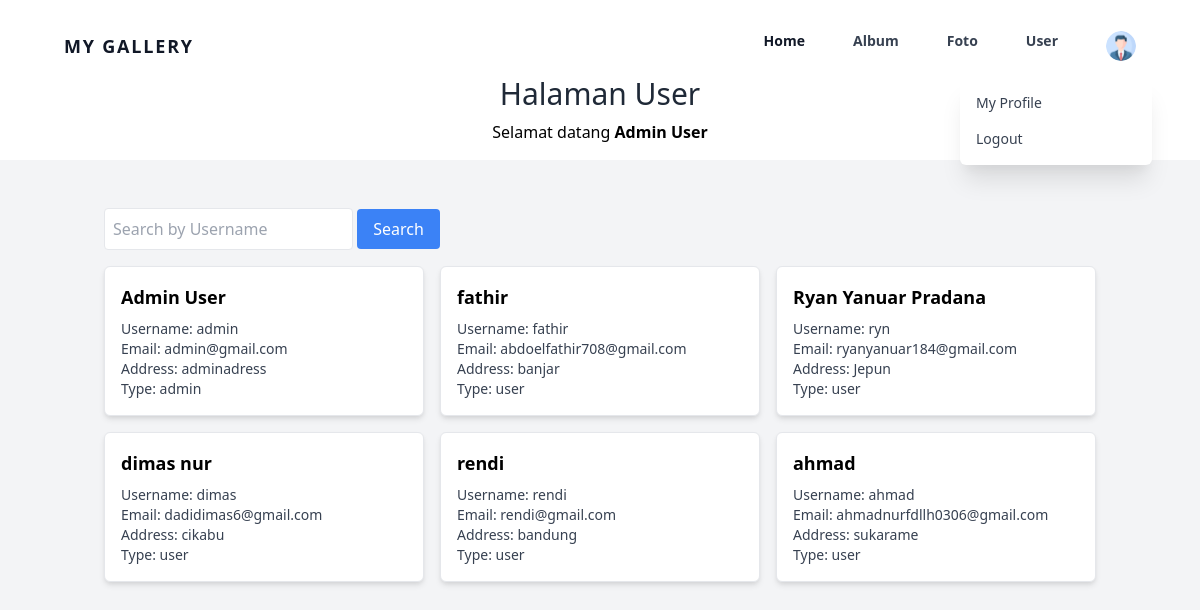
The app's page /adminusers.php (signed in) with its own data.
### tables this page shows
CREATE TABLE `user` (
  `userid` int NOT NULL,
  `username` varchar(255) NOT NULL,
  `password` varchar(255) NOT NULL,
  `email` varchar(255) NOT NULL,
  `namalengkap` varchar(255) NOT NULL,
  `alamat` text NOT NULL,
  `role` varchar(20) NOT NULL DEFAULT 'user',
  `profile_photo` varchar(255) NOT NULL
);

### adminusers.php (the view, shortened to what this page needs)
<?php
include "./koneksi.php";
function getUserProfile($conn, $userid)
{
    $query = mysqli_query($conn, "SELECT * FROM user WHERE userid = $userid");
    return mysqli_fetch_assoc($query);
}
$user = isset($_SESSION['userid']) ? getUserProfile($conn, $_SESSION['userid']) : null;
?>
<!DOCTYPE html>
<html lang="en">
<head>
    <link href="https://cdn.jsdelivr.net/npm/tailwindcss@2.0.2/dist/tailwind.min.css" rel="stylesheet">
    <link rel="stylesheet" href="https://cdnjs.cloudflare.com/ajax/libs/font-awesome/6.0.0/css/all.min.css" />
</head>
<body class="font-sans bg-gray-100">
    <div class="bg-white p-4">
            <?php
            if ($_SESSION['role'] === 'admin') {
                ?>
                <?php include 'adminnavbar.php'; ?>
                <?php
            } else {
                ?>
                <?php
                include 'navbar.php';
                ?>
                <?php
            }
            ?>
        <h1 class="text-3xl text-center text-gray-800">Halaman User</h1>
        <p class="text-center mt-2">Selamat datang <b><?= $_SESSION['namalengkap'] ?></b></p>
    </div>
    <div class="container mx-auto mt-8 p-4">
        <form action="" method="get" class="mb-4">
            <input type="text" name="search" placeholder="Search by Username" class="border p-2 rounded">
            <button type="submit" class="bg-blue-500 text-white px-4 py-2 rounded">Search</button>
        </form>
        <div class="grid grid-cols-1 sm:grid-cols-2 md:grid-cols-3 gap-4">
            <?php
            include "koneksi.php";
            if (isset($_GET['search'])) {
                $search = mysqli_real_escape_string($conn, $_GET['search']);
                $result = mysqli_query($conn, "SELECT * FROM user WHERE username LIKE '%$search%'");
            } else {
                $result = mysqli_query($conn, "SELECT * FROM user");
            }
            while ($userData = mysqli_fetch_assoc($result)) {
            ?>
                <div class="bg-white border rounded-md overflow-hidden shadow-md transform transition-transform ease-in-out hover:scale-105">
                    <div class="p-4">
                        <div class="text-lg font-bold mb-2"><?= $userData['namalengkap'] ?></div>
                        <p class="text-sm text-gray-700">Username: <?= $userData['username'] ?></p>
                        <p class="text-sm text-gray-700">Email: <?= $userData['email'] ?></p>
                        <p class="text-sm text-gray-700">Address: <?= $userData['alamat'] ?></p>
                        <p class="text-sm text-gray-700">Type: <?= $userData['role'] ?></p>
                    </div>
                </div>
            <?php
            }
            ?>
        </div>
    </div>
</body>
</html>

### adminnavbar.php (shortened to what this page needs)
<div class="w-full text-gray-700 bg-white dark-mode:text-gray-200 dark-mode:bg-gray-800">
  <div x-data="{ open: false }" class="flex flex-col max-w-screen-xl px-4 mx-auto md:items-center md:justify-between md:flex-row md:px-6 lg:px-8">
    <div class="p-4 flex flex-row items-center justify-between">
      <a href="#" class="text-lg font-semibold tracking-widest text-gray-900 uppercase rounded-lg dark-mode:text-white focus:outline-none focus:shadow-outline">MY GALLERY</a>
    </div>
    <nav :class="{'flex': open, 'hidden': !open}" class="flex-col flex-grow pb-4 md:pb-0 hidden md:flex md:justify-end md:flex-row">
      <a class="px-4 py-2 mt-2 text-sm font-semibold text-gray-900 rounded-lg dark-mode:bg-gray-700 dark-mode:hover:bg-gray-600 dark-mode:focus:bg-gray-600 dark-mode:focus:text-white dark-mode:hover:text-white dark-mode:text-gray-200 md:mt-0 hover:text-gray-900 focus:text-gray-900 hover:bg-gray-200 focus:bg-gray-200 focus:outline-none focus:shadow-outline" href="adminhome.php">Home</a>
      <a class="px-4 py-2 mt-2 text-sm font-semibold bg-transparent rounded-lg dark-mode:bg-transparent dark-mode:hover:bg-gray-600 dark-mode:focus:bg-gray-600 dark-mode:focus:text-white dark-mode:hover:text-white dark-mode:text-gray-200 md:mt-0 md:ml-4 hover:text-gray-900 focus:text-gray-900 hover:bg-gray-200 focus:bg-gray-200 focus:outline-none focus:shadow-outline" href="adminalbum.php">Album</a>
      <a class="px-4 py-2 mt-2 text-sm font-semibold bg-transparent rounded-lg dark-mode:bg-transparent dark-mode:hover:bg-gray-600 dark-mode:focus:bg-gray-600 dark-mode:focus:text-white dark-mode:hover:text-white dark-mode:text-gray-200 md:mt-0 md:ml-4 hover:text-gray-900 focus:text-gray-900 hover:bg-gray-200 focus:bg-gray-200 focus:outline-none focus:shadow-outline" href="adminfoto.php">Foto</a>
      <a class="px-4 py-2 mt-2 text-sm font-semibold bg-transparent rounded-lg dark-mode:bg-transparent dark-mode:hover:bg-gray-600 dark-mode:focus:bg-gray-600 dark-mode:focus:text-white dark-mode:hover:text-white dark-mode:text-gray-200 md:mt-0 md:ml-4 hover:text-gray-900 focus:text-gray-900 hover:bg-gray-200 focus:bg-gray-200 focus:outline-none focus:shadow-outline" href="adminusers.php">User</a>
      <div x-data="{ openDropdown: false }" class="relative" @click.away="openDropdown = false">
                <button @click="openDropdown = !openDropdown" class="px-4 py-2 mt-2 text-sm font-semibold bg-transparent rounded-lg dark-mode:bg-transparent dark-mode:hover:bg-gray-600 dark-mode:focus:bg-gray-600 dark-mode:focus:text-white dark-mode:hover:text-white dark-mode:text-gray-200 md:mt-0 md:ml-4 hover:text-gray-900 focus:text-gray-900 hover:bg-gray-200 focus:bg-gray-200 focus:outline-none focus:shadow-outline">
                    <?php if(isset($_SESSION['userid']) && isset($user['profile_photo'])): ?>
                        <img src="./<?= $user['profile_photo'] ?>" style="width: 30px; height: 30px; border-radius: 50%; object-fit: cover;" alt="User Icon">
                    <?php else: ?>
                        <img src="https://cdn-icons-png.flaticon.com/512/9131/9131529.png" style="width: 30px; height: 30px; border-radius: 50%; object-fit: cover;" alt="User Icon">
                    <?php endif; ?>
                </button>
                <div x-show="openDropdown" class="absolute right-0 mt-2 py-2 w-48 bg-white rounded-md shadow-xl z-10">
                    <?php if(isset($_SESSION['userid'])): ?>
                        <a href="profile.php" class="block px-4 py-2 text-sm text-gray-700 hover:bg-gray-200">My Profile</a>
                        <a href="logout.php" onclick="return confirm('Apakah Anda yakin ingin logout?');" class="block px-4 py-2 text-sm text-gray-700 hover:bg-gray-200">Logout</a>
                    <?php else: ?>
                        <a href="login.php" class="block px-4 py-2 text-sm text-gray-700 hover:bg-gray-200">Login</a>
                    <?php endif; ?>
                </div>
            </div>
    </nav>
  </div>
</div>

### records on screen
user: profile_photo (picture), namalengkap "Admin User", username "admin", email "admin@gmail.com", alamat "adminadress", role "admin"
user: namalengkap "fathir", username "fathir", email "abdoelfathir708@gmail.com", alamat "banjar", role "user"
user: namalengkap "Ryan Yanuar Pradana", username "ryn", email "ryanyanuar184@gmail.com", alamat "Jepun", role "user"
user: namalengkap "dimas nur", username "dimas", email "dadidimas6@gmail.com", alamat "cikabu", role "user"
user: namalengkap "rendi", username "rendi", email "rendi@gmail.com", alamat "bandung", role "user"
user: namalengkap "ahmad", username "ahmad", email "ahmadnurfdllh0306@gmail.com", alamat "sukarame", role "user"

### other values on screen
$_SESSION['namalengkap'] "Admin User"
